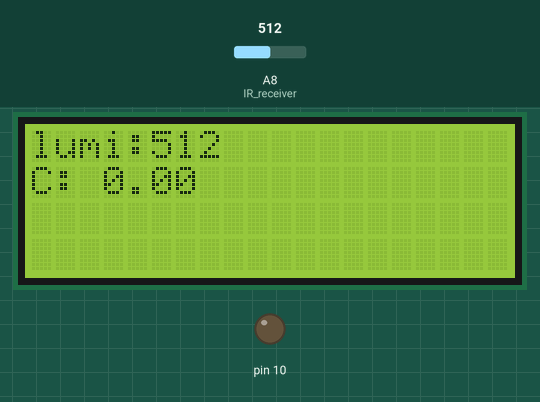
Bench run of a sketch on a simulated Arduino Mega 2560, built with avr-gcc and run on an emulated ATmega2560. Shown: 20×4 character LCD, output pins drawn as LEDs (lit = HIGH). The test bench sets the inputs (shaded band); at power-on: A8 (IR_receiver) = 512. What the sketch prints to the serial monitor is not drawn.

Above: at 1.2 s.
1.3 s: A8 (IR_receiver) set to 0
At 2.0 s:
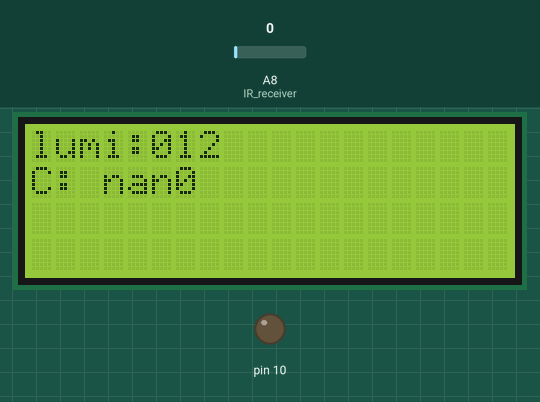
2.9 s: A8 (IR_receiver) set to 122
At 3.8 s:
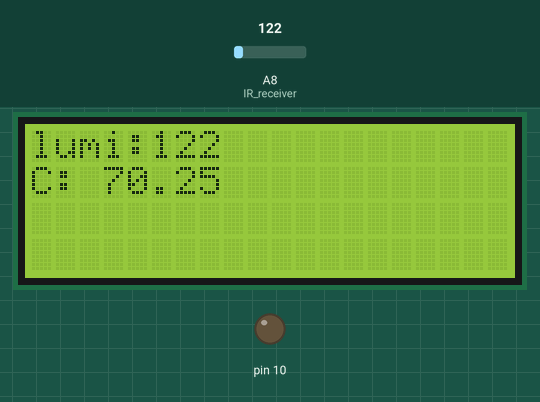
4.4 s: A8 (IR_receiver) set to 502
At 5.7 s:
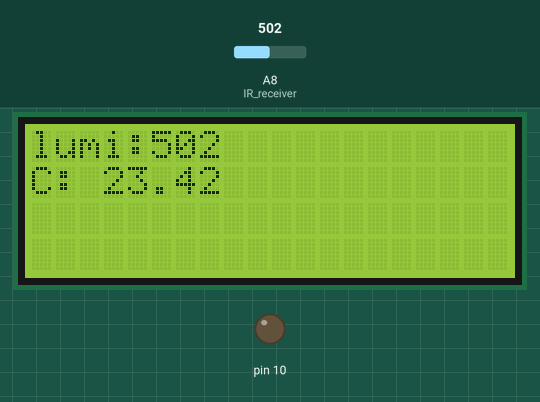
6.0 s: A8 (IR_receiver) set to 530
At 7.0 s:
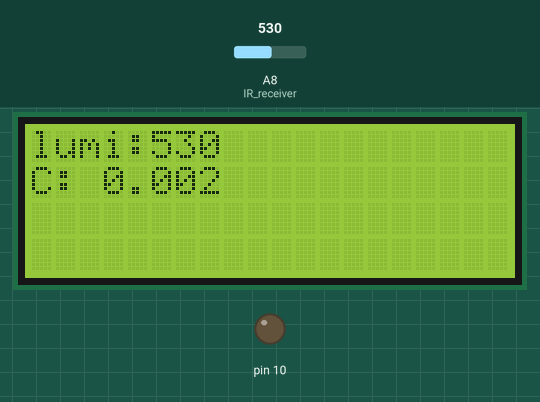
Timing chart, 0 to 8.6 s (numbered marks = the images above; inputs shaded):
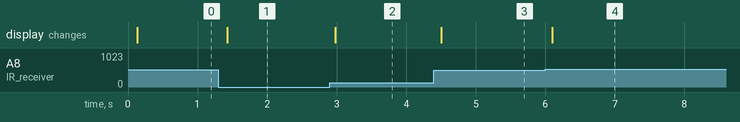

The sketch:

projet.ino
```cpp
#include <Wire.h>
#include <LiquidCrystal_I2C.h>
#define IR_receiver A8
int receiver = 0;
float A , C = 0;

int buttom = 0;
LiquidCrystal_I2C lcd(0x27,20,4);
void setup() {
  // put your setup code here, to run once:
  Serial.begin(9600);
  lcd.init();
  lcd.backlight();
  pinMode(10,OUTPUT);
}

void loop() {
  // put your main code here, to run repeatedly:

  receiver = analogRead(IR_receiver);
  A = log(1023/receiver);
  C = A /(0.001*29.6);
  buttom = digitalRead(10);
  Serial.print("receiver = ");
  Serial.print(receiver);
  Serial.print("  |  ");
  Serial.print("A = ");
  Serial.print(A);
  Serial.print("  |  ");
  Serial.print("C = ");
  Serial.print(C);
  Serial.print("  |  ");
  Serial.print("B = ");
  Serial.println(buttom);
  delay(50);
  lcd.setCursor(0,0);
  lcd.print("lumi:");
  lcd.setCursor(5,0);
  lcd.print(receiver);
  lcd.setCursor(0,1);
  lcd.print("C:");
  lcd.setCursor(3,1);
  lcd.print(C);
}
```

Measured:
- after the input at 1.3 s, the display: changes after 0.13 s (image 1)
- after the input at 2.9 s, the display: changes after 0.08 s (image 2)
- after the input at 4.4 s, the display: changes after 0.11 s (image 3)
- after the input at 6.0 s, the display: changes after 0.10 s (image 4)
